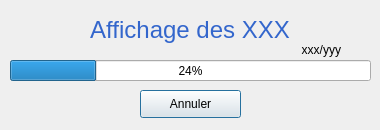
<?xml version="1.0" encoding="UTF-8"?>
<ui version="4.0">
 <class>Dialog_display_items</class>
 <widget class="QDialog" name="Dialog_display_items">
  <property name="geometry">
   <rect>
    <x>0</x>
    <y>0</y>
    <width>380</width>
    <height>130</height>
   </rect>
  </property>
  <property name="minimumSize">
   <size>
    <width>380</width>
    <height>130</height>
   </size>
  </property>
  <property name="maximumSize">
   <size>
    <width>380</width>
    <height>130</height>
   </size>
  </property>
  <property name="windowTitle">
   <string>Dialog</string>
  </property>
  <widget class="QLabel" name="labelTitle_display_object">
   <property name="geometry">
    <rect>
     <x>0</x>
     <y>0</y>
     <width>380</width>
     <height>60</height>
    </rect>
   </property>
   <property name="font">
    <font>
     <family>MS Shell Dlg 2</family>
    </font>
   </property>
   <property name="text">
    <string>&lt;html&gt;&lt;head/&gt;&lt;body&gt;&lt;p&gt;&lt;span style=&quot; font-size:18pt; color:#3366cc;&quot;&gt;Affichage des XXX&lt;/span&gt;&lt;/p&gt;&lt;/body&gt;&lt;/html&gt;</string>
   </property>
   <property name="alignment">
    <set>Qt::AlignCenter</set>
   </property>
  </widget>
  <widget class="QProgressBar" name="progressBar">
   <property name="geometry">
    <rect>
     <x>10</x>
     <y>60</y>
     <width>361</width>
     <height>21</height>
    </rect>
   </property>
   <property name="value">
    <number>24</number>
   </property>
  </widget>
  <widget class="QPushButton" name="pushButton_return">
   <property name="geometry">
    <rect>
     <x>140</x>
     <y>90</y>
     <width>101</width>
     <height>28</height>
    </rect>
   </property>
   <property name="text">
    <string>Annuler</string>
   </property>
  </widget>
  <widget class="QLabel" name="label_progression">
   <property name="geometry">
    <rect>
     <x>10</x>
     <y>40</y>
     <width>331</width>
     <height>20</height>
    </rect>
   </property>
   <property name="text">
    <string>xxx/yyy</string>
   </property>
   <property name="alignment">
    <set>Qt::AlignRight|Qt::AlignTrailing|Qt::AlignVCenter</set>
   </property>
  </widget>
 </widget>
 <resources/>
 <connections/>
</ui>
